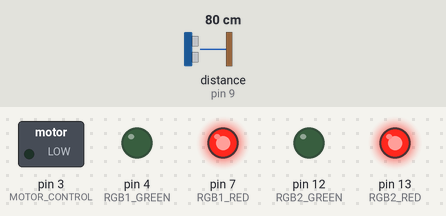
Recording of a sketch running on a simulated Arduino Uno, built with avr-gcc and run on an emulated ATmega328P. Shown: switched loads named in the sketch (green lamp = pin HIGH), output pins drawn as LEDs (lit = HIGH). Wiring (inferred from the names in the program): ultrasonic range finder: trigger pin 10; echo pin 9. The test bench sets the inputs (shaded band); at power-on: distance to the obstacle (sensor on pin 9) 80 cm. The echo pulse lasts 58.3 µs per cm; pins used as bus, display or sensor lines are not drawn.

Above: at 1.2 s.
1.3 s: distance to the obstacle (sensor on pin 9) set to 250 cm
At 1.9 s:
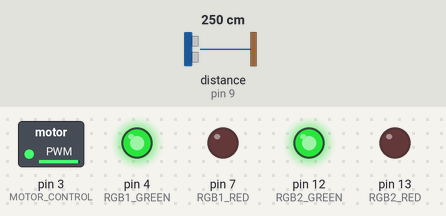
Timing chart, 0 to 4.3 s (numbered marks = the images above; inputs shaded):
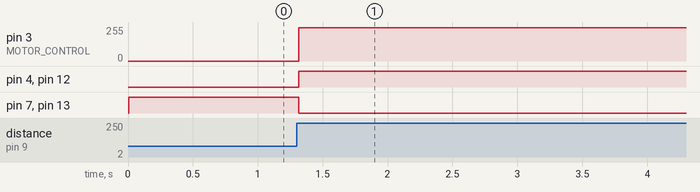

The sketch:

_2_wheel_drive_ultrasonic_robot1.ino
```cpp
// Pins.
const byte TRIG = 10;
const byte ECHO = 9;
const byte MOTOR_CONTROL = 3;
const byte RGB1_GREEN = 4;
const byte RGB1_RED = 7;
const byte RGB2_GREEN = 12;
const byte RGB2_RED = 13;

// Value holders.
unsigned long duration;
unsigned short cm;

void setup()
{
    pinMode(TRIG, OUTPUT);
    pinMode(ECHO, INPUT);
    pinMode(MOTOR_CONTROL, OUTPUT);
    pinMode(RGB1_GREEN, OUTPUT);
    pinMode(RGB1_RED, OUTPUT);
    pinMode(RGB2_GREEN, OUTPUT);
    pinMode(RGB2_RED, OUTPUT);
}


void loop()
{
  // Ensuring a clean HIGH pulse by starting with LOW.
  // The sensor initiates when a HIGH signal for about 10μs is given.
  digitalWrite(TRIG, LOW);
  delayMicroseconds(5);
  digitalWrite(TRIG, HIGH);
  delayMicroseconds(10);
  digitalWrite(TRIG, LOW);

  // Wait for the pin to become HIGH ( Recieve the pulse )
  // and starts timing.
  duration = pulseIn(ECHO, HIGH);

  cm = (duration/2) / 29.1;

  if( cm <= 120){
      analogWrite(MOTOR_CONTROL, 0);
      digitalWrite(RGB1_RED, HIGH);
      digitalWrite(RGB2_RED, HIGH);
      digitalWrite(RGB1_GREEN, LOW);
      digitalWrite(RGB2_GREEN, LOW);
  }
  else {
      analogWrite(MOTOR_CONTROL, 250);
      digitalWrite(RGB1_GREEN, HIGH);
      digitalWrite(RGB2_GREEN, HIGH);
      digitalWrite(RGB1_RED, LOW);
      digitalWrite(RGB2_RED, LOW);
  }

}
```

Measured:
- after the input at 1.3 s, pin 3 (MOTOR_CONTROL): 0/255 → 250/255 at once; pin 4 (RGB1_GREEN), pin 12 (RGB2_GREEN): LOW → HIGH at once; pin 7 (RGB1_RED), pin 13 (RGB2_RED): HIGH → LOW at once
